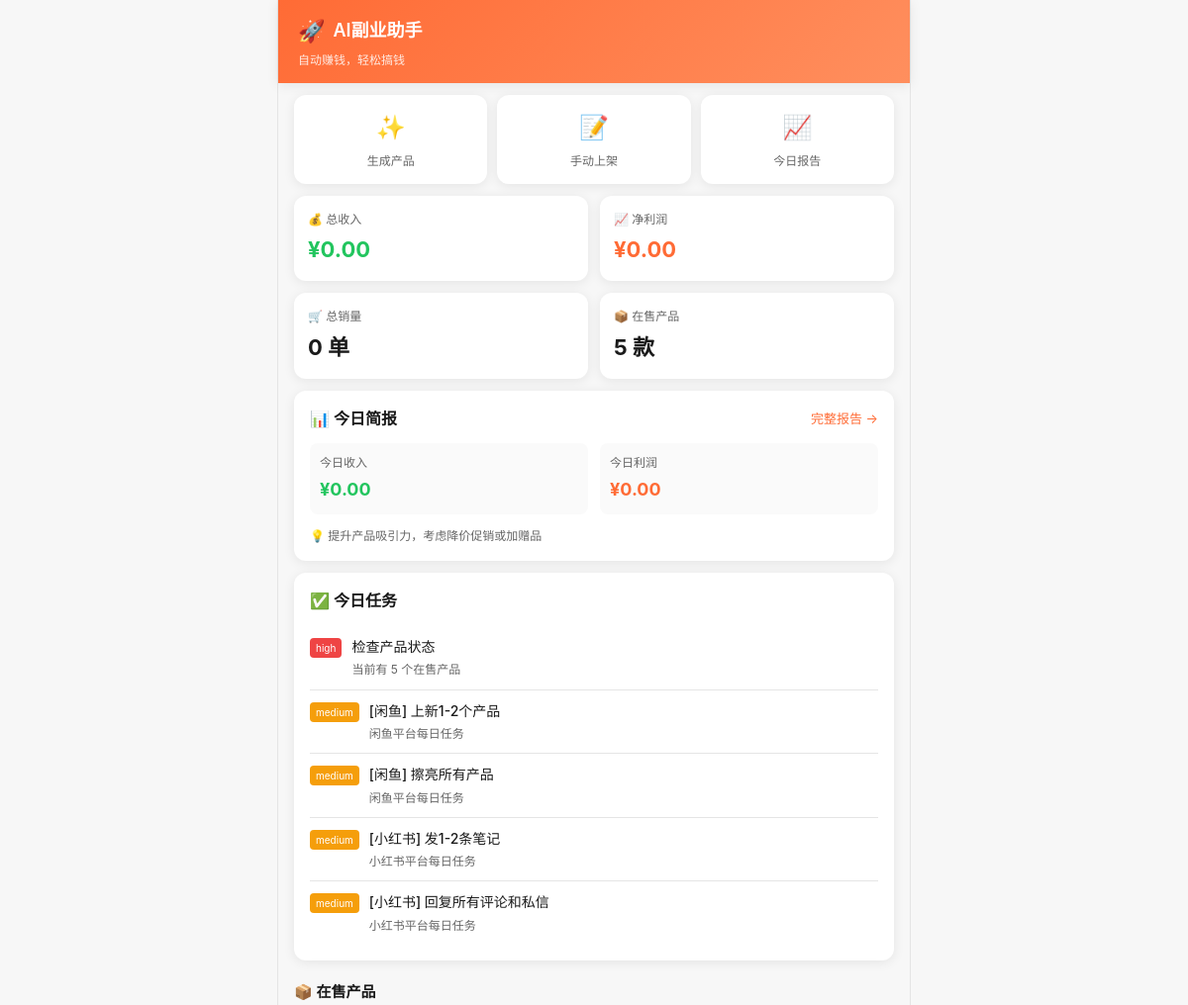
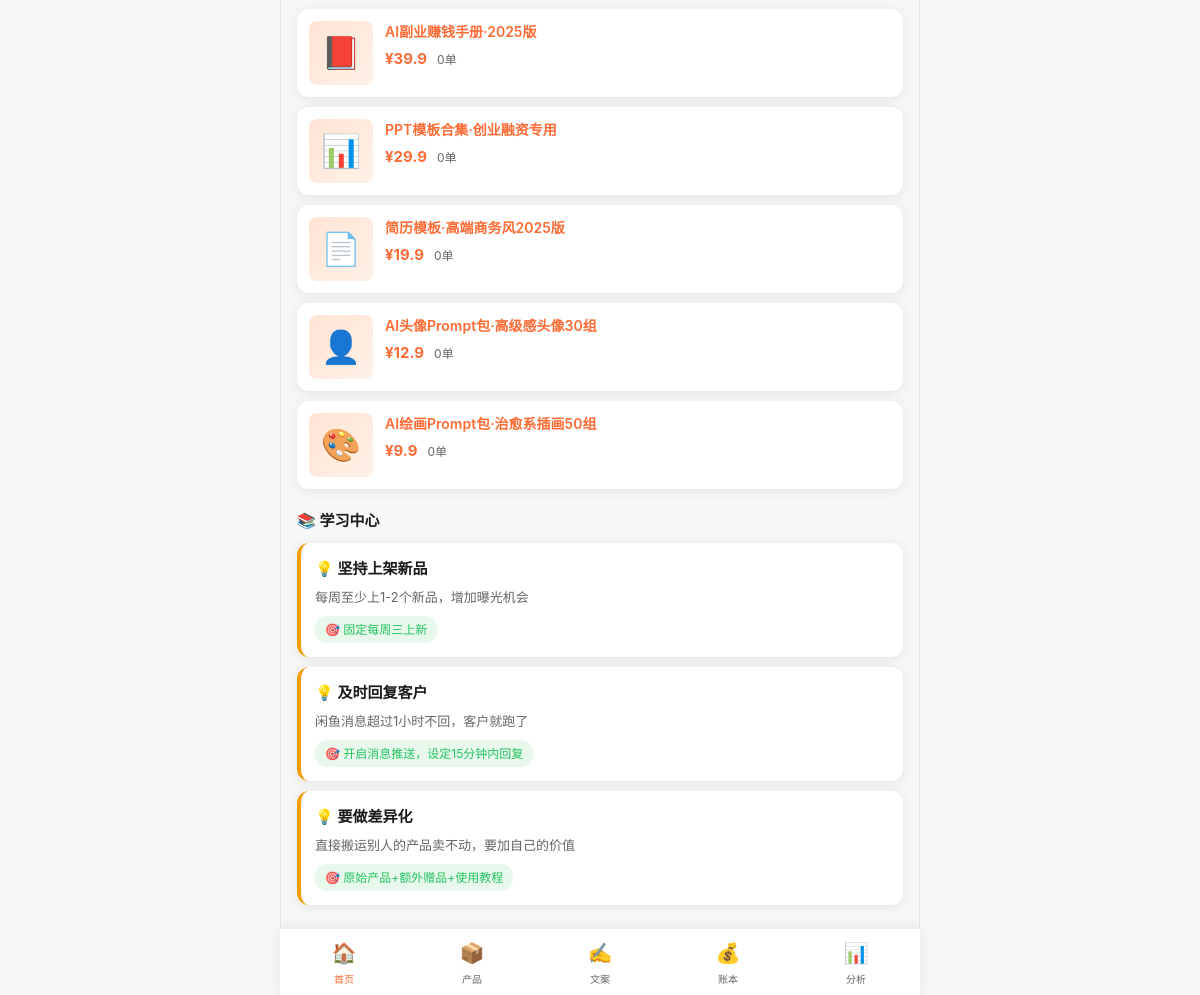
The page / on the database its author committed (2 pictures, top to bottom).
### tables this page shows
CREATE TABLE daily_reports (
        id INTEGER PRIMARY KEY AUTOINCREMENT,
        report_date TEXT NOT NULL,
        revenue REAL DEFAULT 0,
        cost REAL DEFAULT 0,
        net_profit REAL DEFAULT 0,
        sales_count INTEGER DEFAULT 0,
        top_product TEXT,
        lessons_learned TEXT,
        tomorrow_plan TEXT,
        created_at TEXT DEFAULT CURRENT_TIMESTAMP,
        UNIQUE(report_date)
    );

CREATE TABLE products (
        id INTEGER PRIMARY KEY AUTOINCREMENT,
        name TEXT NOT NULL,
        category TEXT,
        price REAL DEFAULT 9.9,
        description TEXT,
        content TEXT,
        cover_emoji TEXT DEFAULT '📦',
        tags TEXT,
        platforms TEXT,
        status TEXT DEFAULT 'draft',
        sales_count INTEGER DEFAULT 0,
        revenue REAL DEFAULT 0,
        created_at TEXT DEFAULT CURRENT_TIMESTAMP,
        updated_at TEXT DEFAULT CURRENT_TIMESTAMP
    );

CREATE TABLE lessons (
        id INTEGER PRIMARY KEY AUTOINCREMENT,
        title TEXT NOT NULL,
        content TEXT,
        category TEXT,
        action TEXT,
        created_at TEXT DEFAULT CURRENT_TIMESTAMP
    );

### app.py (the view)
@app.route('/')
def index():
    stats = db.get_product_stats()
    summary = db.get_transaction_summary()
    products = db.get_all_products('active')[:6]
    lessons = db.get_lessons()[:3]
    today_tasks = analyzer.get_daily_tasks()
    reports = db.get_reports()[:3]
    today_report = None
    if reports and reports[0]['report_date'] == datetime.now().strftime('%Y-%m-%d'):
        today_report = reports[0]
    return render_template('index.html',
                         stats=stats, summary=summary,
                         products=products, lessons=lessons,
                         tasks=today_tasks, reports=reports,
                         today_report=today_report,
                         current_page='home')

### modules/analyzer.py (called while the page is built, shortened)
def get_daily_tasks():
    tasks = []
    today = datetime.now().strftime('%Y-%m-%d')
    active_products = db.get_all_products('active')
    tasks.append({
        'type': 'product',
        'title': '检查产品状态',
        'desc': f'当前有 {len(active_products)} 个在售产品',
        'priority': 'high',
        'done': False,
    })
    for platform in ['闲鱼', '小红书']:
        strategy = PLATFORM_STRATEGIES.get(platform, {})
        for action in strategy.get('daily_actions', [])[:2]:
            tasks.append({
                'type': 'marketing',
                'title': f'[{platform}] {action}',
                'desc': f'{platform}平台每日任务',
                'priority': 'medium',
                'done': False,
            })
    return tasks

### modules/database.py (called while the page is built)
def get_conn():
    os.makedirs(os.path.dirname(DB_PATH), exist_ok=True)
    conn = sqlite3.connect(DB_PATH)
    conn.row_factory = sqlite3.Row
    conn.execute("PRAGMA journal_mode=WAL")
    return conn

def get_all_products(status=None):
    conn = get_conn()
    if status:
        rows = conn.execute("SELECT * FROM products WHERE status=? ORDER BY id DESC", (status,)).fetchall()
    else:
        rows = conn.execute("SELECT * FROM products ORDER BY id DESC").fetchall()
    conn.close()
    return [dict(r) for r in rows]

def get_transaction_summary():
    conn = get_conn()
    row = conn.execute('''SELECT
        COALESCE(SUM(CASE WHEN type='income' THEN amount ELSE 0 END), 0) as total_income,
        COALESCE(SUM(CASE WHEN type='expense' THEN amount ELSE 0 END), 0) as total_cost,
        COALESCE(COUNT(CASE WHEN type='income' THEN 1 END), 0) as sales_count
        FROM transactions''').fetchone()
    conn.close()
    d = dict(row) if row else {}
    d['net_profit'] = (d.get('total_income') or 0) - (d.get('total_cost') or 0)
    return d

def get_lessons():
    conn = get_conn()
    rows = conn.execute("SELECT * FROM lessons ORDER BY id DESC").fetchall()
    conn.close()
    return [dict(r) for r in rows]

def get_reports():
    conn = get_conn()
    rows = conn.execute("SELECT * FROM daily_reports ORDER BY report_date DESC LIMIT 30").fetchall()
    conn.close()
    return [dict(r) for r in rows]

### templates/index.html (shortened to what this page needs)
{% extends "base.html" %}
{% block content %}
<div class="quick-actions">
    <a href="{{ url_for('product_generate') }}" class="quick-action">
        <div class="qa-icon">✨</div>
        <div class="qa-text">生成产品</div>
    </a>
    <a href="{{ url_for('product_new') }}" class="quick-action">
        <div class="qa-icon">📝</div>
        <div class="qa-text">手动上架</div>
    </a>
    <a href="{{ url_for('daily_report') }}" class="quick-action">
        <div class="qa-icon">📈</div>
        <div class="qa-text">今日报告</div>
    </a>
</div>
<div class="stats-grid">
    <div class="stat-card">
        <div class="label">💰 总收入</div>
        <div class="value income">¥{{ "%.2f"|format(summary.get('total_income', 0)) }}</div>
    </div>
    <div class="stat-card">
        <div class="label">📈 净利润</div>
        <div class="value profit">¥{{ "%.2f"|format(summary.get('net_profit', 0)) }}</div>
    </div>
    <div class="stat-card">
        <div class="label">🛒 总销量</div>
        <div class="value">{{ summary.get('sales_count', 0) }} 单</div>
    </div>
    <div class="stat-card">
        <div class="label">📦 在售产品</div>
        <div class="value">{{ stats.get('active', 0) }} 款</div>
    </div>
</div>
{% if today_report %}
<div class="card">
    <div class="card-title">
        <span>📊 今日简报</span>
        <a href="{{ url_for('daily_report') }}" class="action-link">完整报告 →</a>
    </div>
    <div class="report-grid">
        <div class="report-block">
            <div class="label">今日收入</div>
            <div class="value" style="color: var(--success)">¥{{ "%.2f"|format(today_report.revenue) }}</div>
        </div>
        <div class="report-block">
            <div class="label">今日利润</div>
            <div class="value" style="color: var(--primary)">¥{{ "%.2f"|format(today_report.net_profit) }}</div>
        </div>
    </div>
    <div style="font-size: 12px; color: var(--text-secondary); margin-top: 8px;">
        💡 {{ today_report.tomorrow_plan }}
    </div>
</div>
{% endif %}
<div class="card">
    <div class="card-title">
        <span>✅ 今日任务</span>
    </div>
    {% if tasks %}
        {% for task in tasks %}
        <div class="task-item">
            <span class="task-priority priority-{{ task.priority }}">{{ task.priority }}</span>
            <div class="task-content">
                <div class="title">{{ task.title }}</div>
                <div class="desc">{{ task.desc }}</div>
            </div>
        </div>
        {% endfor %}
    {% else %}
        <div class="empty-state"><div class="emoji">🎉</div><div>今天的任务都完成啦！</div></div>
    {% endif %}
</div>
<div class="section-title">📦 在售产品</div>
{% if products %}
    {% for p in products %}
    <a href="{{ url_for('product_detail', pid=p.id) }}" class="product-card">
        <div class="product-cover">{{ p.cover_emoji }}</div>
        <div class="product-info">
            <h3>{{ p.name }}</h3>
            <div class="meta">
                <span class="price">¥{{ p.price }}</span>
                <span>{{ p.sales_count }}单</span>
            </div>
        </div>
    </a>
    {% endfor %}
{% else %}
    <div class="empty-state">
        <div class="emoji">📦</div>
        <div>还没有产品，快去生成一个吧！</div>
        <a href="{{ url_for('product_generate') }}" class="btn btn-primary" style="margin-top: 16px;">✨ 自动生成产品</a>
    </div>
{% endif %}
<div class="section-title">📚 学习中心</div>
{% if lessons %}
    {% for l in lessons %}
    <div class="lesson-card">
        <div class="lesson-title">💡 {{ l.title }}</div>
        <div class="lesson-content">{{ l.content }}</div>
        {% if l.action %}
        <div class="lesson-action">🎯 {{ l.action }}</div>
        {% endif %}
    </div>
    {% endfor %}
{% endif %}
{% endblock %}

### templates/base.html (shortened to what this page needs)
<!DOCTYPE html>
<html lang="zh-CN">
<head>
    <link rel="stylesheet" href="{{ url_for('static', filename='css/style.css') }}">
</head>
<body>
    <div class="app-container">
        <header class="header">
            <h1><span class="logo-emoji">🚀</span> AI副业助手</h1>
            <div class="subtitle">自动赚钱，轻松搞钱</div>
        </header>
        {% block content %}{% endblock %}
    </div>
    <nav class="bottom-nav">
        <a href="{{ url_for('index') }}" class="nav-item {% if current_page == 'home' %}active{% endif %}">
            <span class="nav-icon">🏠</span><span>首页</span>
        </a>
        <a href="{{ url_for('products_list') }}" class="nav-item {% if current_page == 'products' %}active{% endif %}">
            <span class="nav-icon">📦</span><span>产品</span>
        </a>
        <a href="{{ url_for('copies_list') }}" class="nav-item {% if current_page == 'copies' %}active{% endif %}">
            <span class="nav-icon">✍️</span><span>文案</span>
        </a>
        <a href="{{ url_for('finance') }}" class="nav-item {% if current_page == 'finance' %}active{% endif %}">
            <span class="nav-icon">💰</span><span>账本</span>
        </a>
        <a href="{{ url_for('market') }}" class="nav-item {% if current_page == 'market' or current_page == 'reports' or current_page == 'lessons' %}active{% endif %}">
            <span class="nav-icon">📊</span><span>分析</span>
        </a>
    </nav>
</body>
</html>

### rows shown on the page
daily_reports: revenue "0.00", net_profit "0.00", tomorrow_plan "提升产品吸引力，考虑降价促销或加赠品"
products: cover_emoji "📕", name "AI副业赚钱手册·2025版", price "39.9", sales_count "0"
products: cover_emoji "📊", name "PPT模板合集·创业融资专用", price "29.9", sales_count "0"
products: cover_emoji "📄", name "简历模板·高端商务风2025版", price "19.9", sales_count "0"
products: cover_emoji "👤", name "AI头像Prompt包·高级感头像30组", price "12.9", sales_count "0"
products: cover_emoji "🎨", name "AI绘画Prompt包·治愈系插画50组", price "9.9", sales_count "0"
lessons: title "坚持上架新品", content "每周至少上1-2个新品，增加曝光机会", action "固定每周三上新"
lessons: title "及时回复客户", content "闲鱼消息超过1小时不回，客户就跑了", action "开启消息推送，设定15分钟内回复"
lessons: title "要做差异化", content "直接搬运别人的产品卖不动，要加自己的价值", action "原始产品+额外赠品+使用教程"

### other values the page prints
{{ "%.2f"|format(summary.get('total_income', 0)) }} "0.00"
{{ "%.2f"|format(summary.get('net_profit', 0)) }} "0.00"
{{ summary.get('sales_count', 0) }} "0"
{{ stats.get('active', 0) }} "5"
{{ task.priority }} "high" "medium" "medium" "medium" "medium"
{{ task.title }} "检查产品状态" "[闲鱼] 上新1-2个产品" "[闲鱼] 擦亮所有产品" "[小红书] 发1-2条笔记" "[小红书] 回复所有评论和私信"
{{ task.desc }} "当前有 5 个在售产品" "闲鱼平台每日任务" "闲鱼平台每日任务" "小红书平台每日任务" "小红书平台每日任务"
